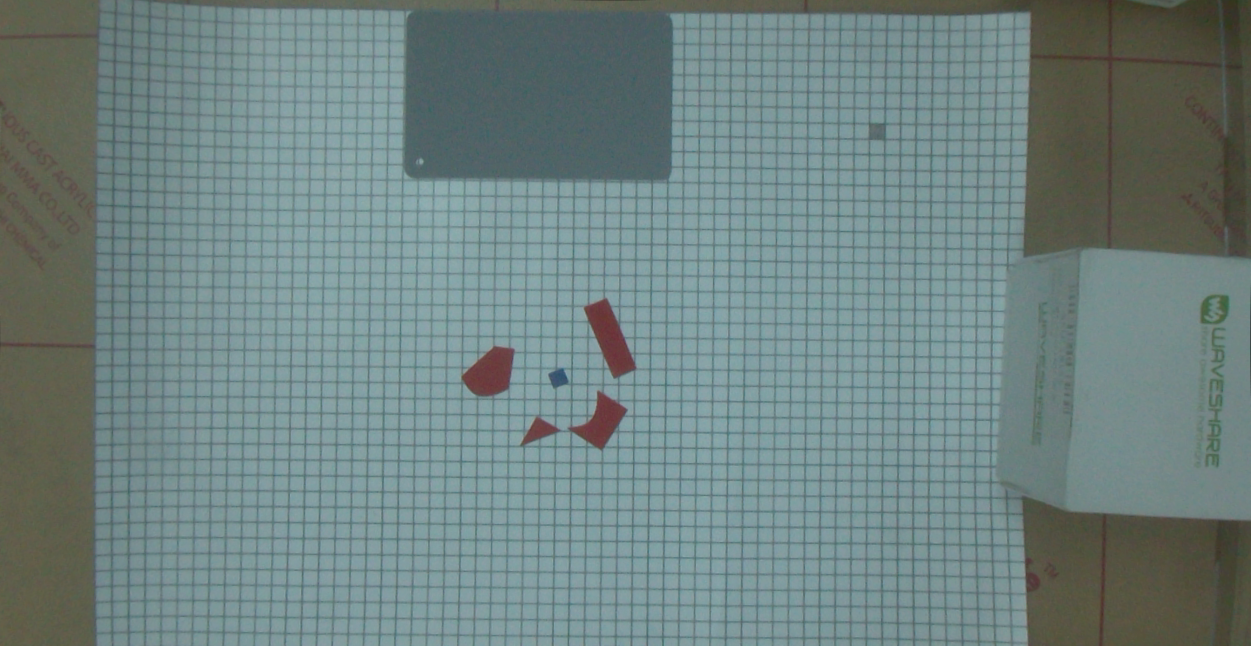
#> input picture img_cal_area_6mm/undistorted.png, 1251 x 646 px
$ python white_balance.py
#> lines starting #> are read from the running program, lines starting #| are printed output that depends on the picture; long printed decimals are rounded
from PIL import Image
import cv2 as cv
import numpy as np
import os

# [20 lines of commented-out code are left out]

image = cv.imread("../img_cal_area_6mm/undistorted.png")
#> image is the input picture: shape (646, 1251, 3); mean B, G, R 129, 130.5, 111
crop_img = image[20:20+150, 500:500+150]
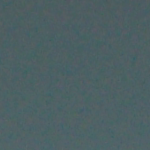
#> crop_img: shape (150, 150, 3); mean B, G, R 99.6, 96.5, 77.4
# cv.imshow("cropped", crop_img)
# cv.waitKey(0)
avgR = int(np.mean(crop_img[:, :, 2]))
#> avgR = 77
avgG = int(np.mean(crop_img[:, :, 1]))
#> avgG = 96
avgB = int(np.mean(crop_img[:, :, 0]))
#> avgB = 99
print(avgB, avgG, avgR)
#| 99 96 77
brightnessR = float(avgR / 118)
#> brightnessR = 0.653
brightnessG = float(avgG / 118)
#> brightnessG = 0.814
brightnessB = float(avgB / 118)
#> brightnessB = 0.839
print(brightnessB, brightnessG, brightnessR)
#| 0.839 0.8136 0.6525

# lum = (brightnessG + brightnessR+ brightnessB) /3
height, width = image.shape[0], image.shape[1]
#> height = 646; width = 1251

for i in range(height):
    for j in range(width):
        b, g, r = image[i, j]
        _r = int(r / brightnessR)
        _b = int(b / brightnessB)
        _g = int(g / brightnessG)
        # _r = int(int(r * lum) / brightnessR)
        # _b = int(int(b * lum) / brightnessB)
        # _g = int(int(g * lum) / brightnessG)
        image[i,j][0] = _b
        image[i,j][1] = _g
        image[i,j][2] = _r
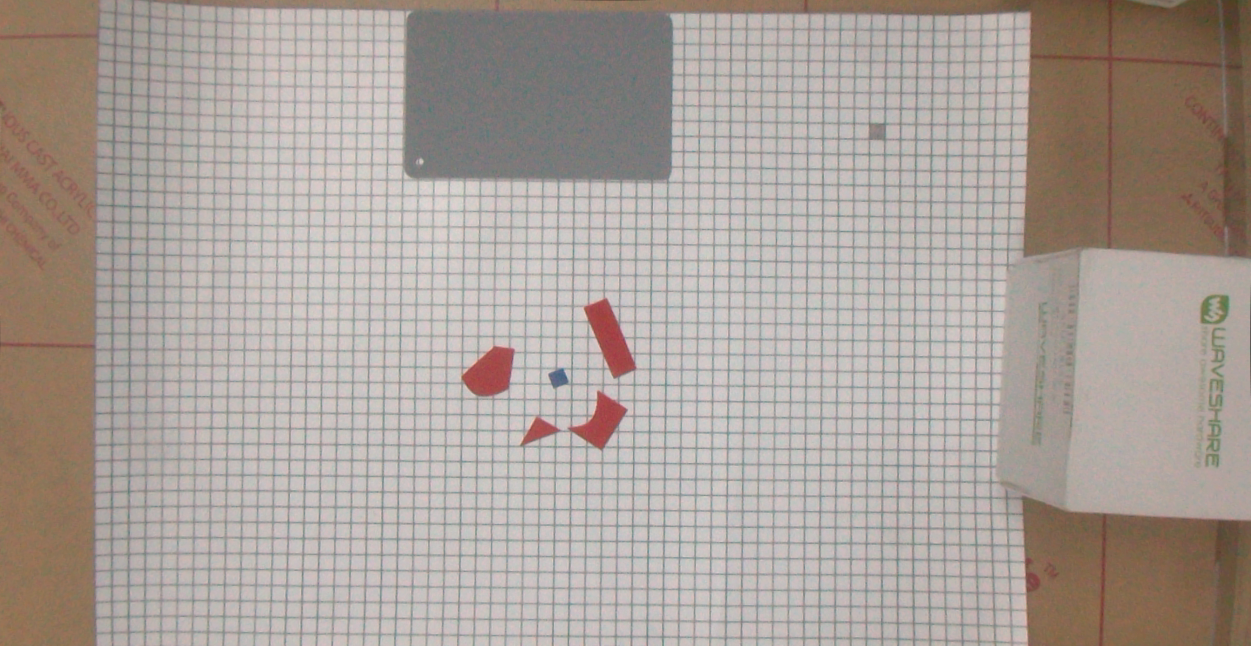
#> image: shape (646, 1251, 3); mean B, G, R 153.3, 159.9, 169.7
cv.imshow("calib color", image)
cv.waitKey(0)

crop_img = image[20:20+150, 500:500+150]
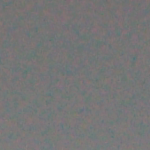
#> crop_img: shape (150, 150, 3); mean B, G, R 118.3, 118, 118.2
cv.imshow("cropped", crop_img)
cv.waitKey(0)

avgR = int(np.mean(crop_img[:, :, 2]))
#> avgR = 118
avgG = int(np.mean(crop_img[:, :, 1]))
#> avgG = 118
avgB = int(np.mean(crop_img[:, :, 0]))
#> avgB = 118
print(avgB, avgG, avgR)
#| 118 118 118

cv.imwrite("../img_cal_area_6mm/white_balance.png", image)


# [14 lines of commented-out code are left out]

$ run again, with img_graycard_16mm/0.png copied over img_cal_area_6mm/undistorted.png
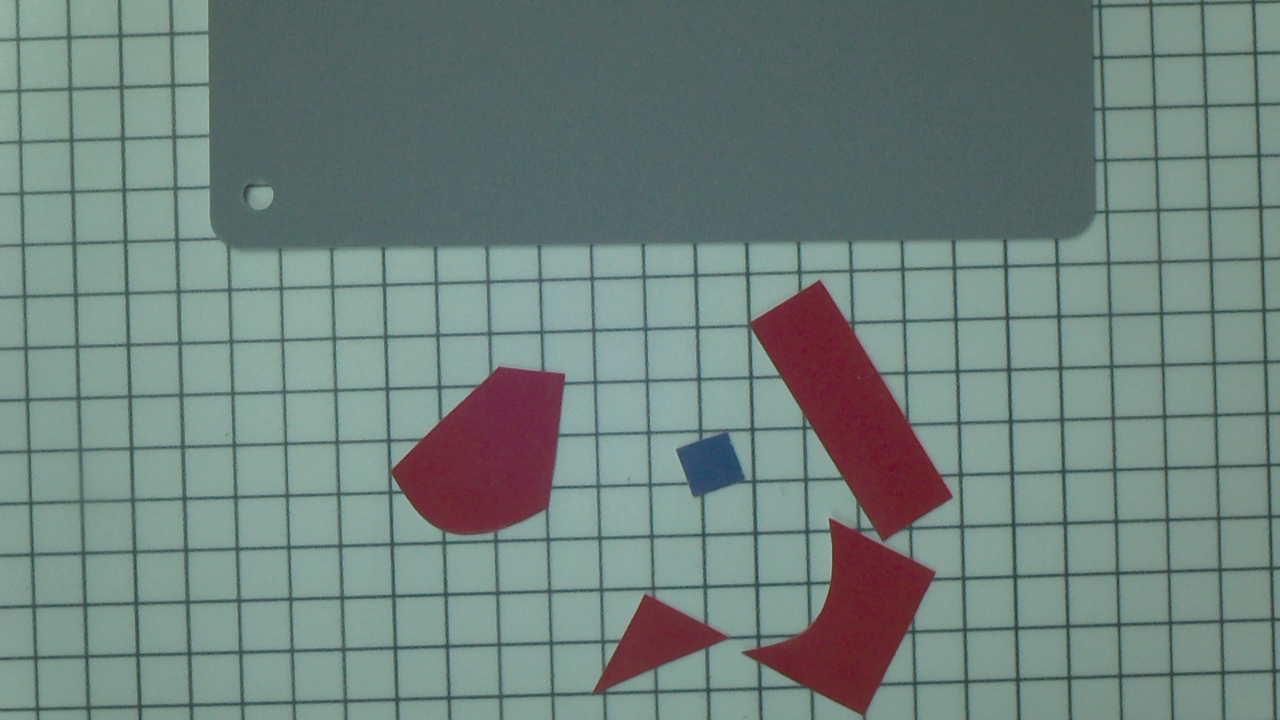
#> input picture img_graycard_16mm/0.png, 1280 x 720 px
#> image is the input picture: shape (720, 1280, 3); mean B, G, R 125.2, 129.8, 111.9
#> `avgR = int(np.mean(crop_img[:, :, 2]))`: avgR = 82
#> `avgG = int(np.mean(crop_img[:, :, 1]))`: avgG = 101
#> `avgB = int(np.mean(crop_img[:, :, 0]))`: avgB = 100
#| 100 101 82
#> brightnessR = 0.695
#> brightnessG = 0.856
#> brightnessB = 0.847
#| 0.8475 0.8559 0.6949
#> after the loop `for i in range(height):`:
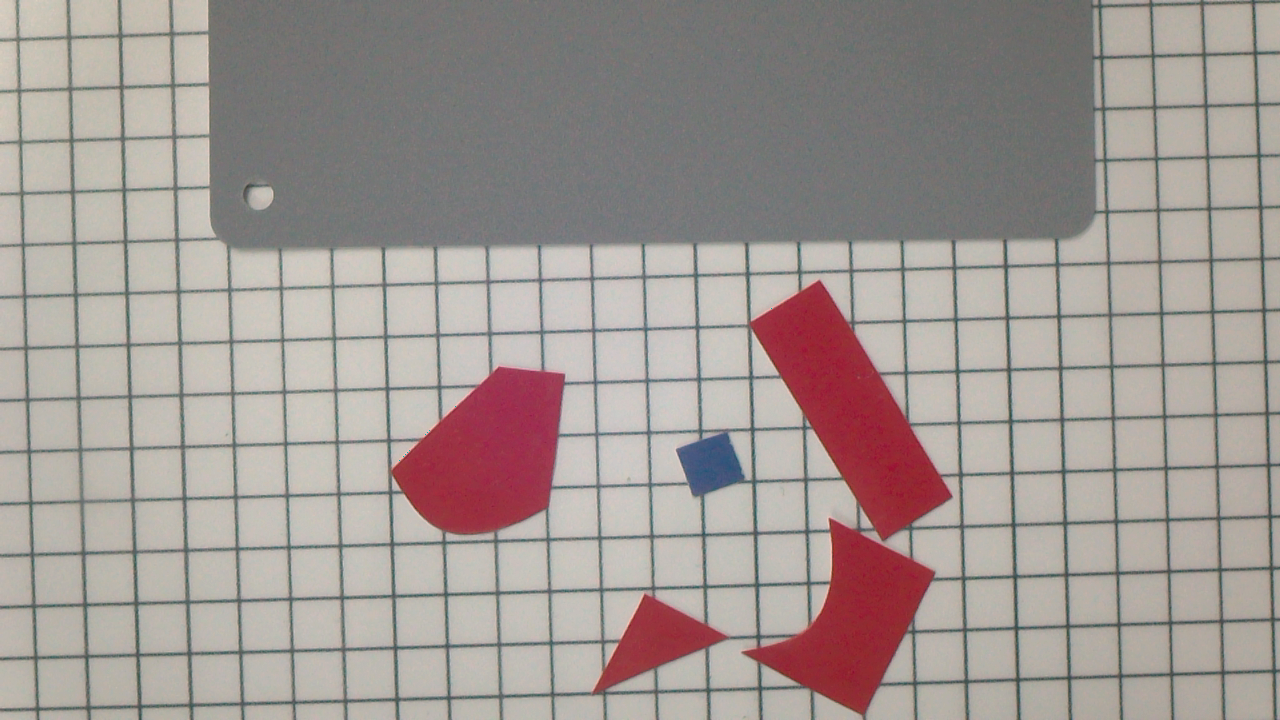
#> image: shape (720, 1280, 3); mean B, G, R 147.2, 151.2, 160.6
#> `avgR = int(np.mean(crop_img[:, :, 2]))`: avgR = 117
#> `avgG = int(np.mean(crop_img[:, :, 1]))`: avgG = 118
#| 118 118 117

$ run again, with img_cal_area_6mm/0.png copied over img_cal_area_6mm/undistorted.png
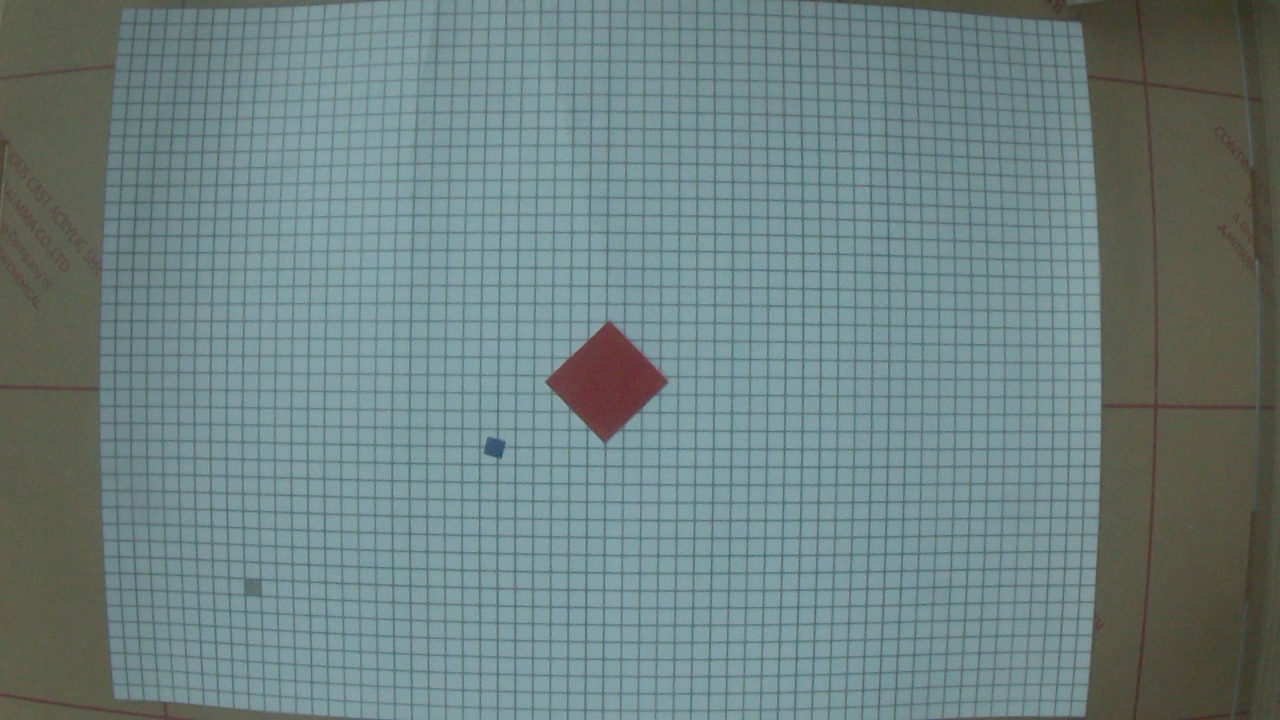
#> input picture img_cal_area_6mm/0.png, 1280 x 720 px
#> image is the input picture: shape (720, 1280, 3); mean B, G, R 127.9, 128.9, 109.4
#> avgR = 118
#> `avgG = int(np.mean(crop_img[:, :, 1]))`: avgG = 145
#> `avgB = int(np.mean(crop_img[:, :, 0]))`: avgB = 148
#| 148 145 118
#> brightnessR = 1
#> brightnessG = 1.23
#> brightnessB = 1.25
#| 1.254 1.229 1.0
#> after the loop `for i in range(height):`:
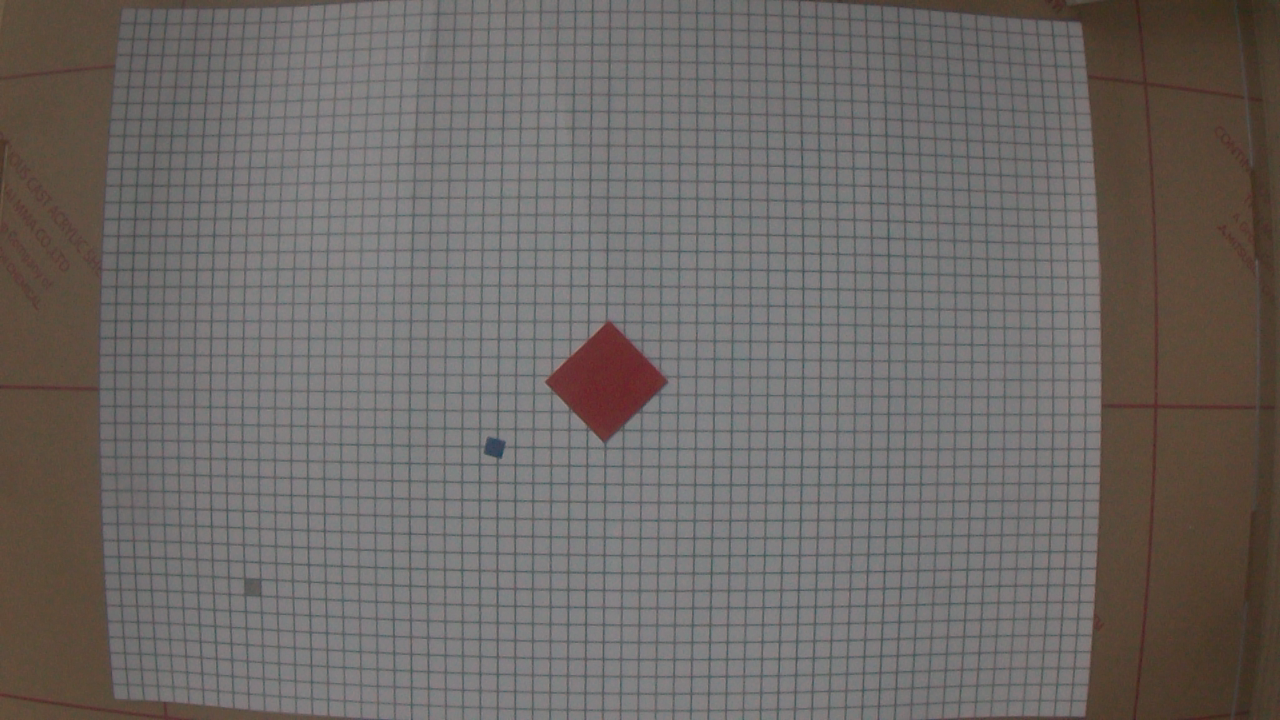
#> image: shape (720, 1280, 3); mean B, G, R 101.5, 104.4, 109.4
#> `crop_img = image[20:20+150, 500:500+150]`:
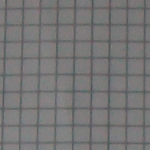
#> crop_img: shape (150, 150, 3); mean B, G, R 117.8, 117.6, 118.4
#> `avgG = int(np.mean(crop_img[:, :, 1]))`: avgG = 117
#| 117 117 118
